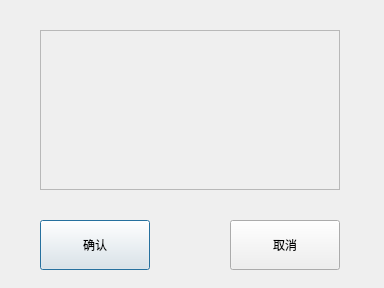
<?xml version="1.0" encoding="UTF-8"?>
<ui version="4.0">
 <class>TipWindow</class>
 <widget class="QDialog" name="TipWindow">
  <property name="geometry">
   <rect>
    <x>0</x>
    <y>0</y>
    <width>384</width>
    <height>288</height>
   </rect>
  </property>
  <property name="sizePolicy">
   <sizepolicy hsizetype="Fixed" vsizetype="Fixed">
    <horstretch>0</horstretch>
    <verstretch>0</verstretch>
   </sizepolicy>
  </property>
  <property name="contextMenuPolicy">
   <enum>Qt::ActionsContextMenu</enum>
  </property>
  <property name="windowTitle">
   <string>TipWindow</string>
  </property>
  <property name="styleSheet">
   <string notr="true">#TipWindow
{image: url(:/固定/Resources/固定/背景tip.jpg);}

QPushButton
{background-image: url(:/固定/Resources/固定/登录按钮tip.jpg);
font: 15pt &quot;Adobe 黑体 Std R&quot;;}</string>
  </property>
  <widget class="QFrame" name="frame">
   <property name="geometry">
    <rect>
     <x>40</x>
     <y>30</y>
     <width>300</width>
     <height>160</height>
    </rect>
   </property>
   <property name="frameShape">
    <enum>QFrame::StyledPanel</enum>
   </property>
   <property name="frameShadow">
    <enum>QFrame::Raised</enum>
   </property>
  </widget>
  <widget class="QPushButton" name="OK">
   <property name="geometry">
    <rect>
     <x>40</x>
     <y>220</y>
     <width>110</width>
     <height>50</height>
    </rect>
   </property>
   <property name="text">
    <string>确认</string>
   </property>
  </widget>
  <widget class="QPushButton" name="Cancel">
   <property name="geometry">
    <rect>
     <x>230</x>
     <y>220</y>
     <width>110</width>
     <height>50</height>
    </rect>
   </property>
   <property name="text">
    <string>取消</string>
   </property>
  </widget>
 </widget>
 <layoutdefault spacing="6" margin="11"/>
 <resources>
  <include location="../BMS.qrc"/>
 </resources>
 <connections/>
</ui>
